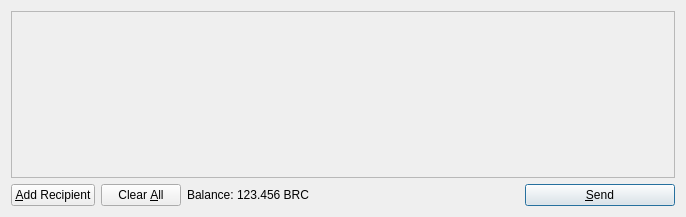
<?xml version="1.0" encoding="UTF-8"?>
<ui version="4.0">
 <class>SendCoinsDialog</class>
 <widget class="QDialog" name="SendCoinsDialog">
  <property name="geometry">
   <rect>
    <x>0</x>
    <y>0</y>
    <width>686</width>
    <height>217</height>
   </rect>
  </property>
  <property name="windowTitle">
   <string>Send Coins</string>
  </property>
  <layout class="QVBoxLayout" name="verticalLayout">
   <item>
    <widget class="QScrollArea" name="scrollArea">
     <property name="widgetResizable">
      <bool>true</bool>
     </property>
     <widget class="QWidget" name="scrollAreaWidgetContents">
      <property name="geometry">
       <rect>
        <x>0</x>
        <y>0</y>
        <width>666</width>
        <height>165</height>
       </rect>
      </property>
      <layout class="QVBoxLayout" name="verticalLayout_2">
       <property name="margin">
        <number>0</number>
       </property>
       <item>
        <layout class="QVBoxLayout" name="entries">
         <property name="spacing">
          <number>6</number>
         </property>
        </layout>
       </item>
       <item>
        <spacer name="verticalSpacer">
         <property name="orientation">
          <enum>Qt::Vertical</enum>
         </property>
         <property name="sizeHint" stdset="0">
          <size>
           <width>20</width>
           <height>40</height>
          </size>
         </property>
        </spacer>
       </item>
      </layout>
     </widget>
    </widget>
   </item>
   <item>
    <layout class="QHBoxLayout" name="horizontalLayout">
     <item>
      <widget class="QPushButton" name="addButton">
       <property name="toolTip">
        <string>Send to multiple recipients at once</string>
       </property>
       <property name="text">
        <string>&amp;Add Recipient</string>
       </property>
       <property name="icon">
        <iconset resource="../bitcoin.qrc">
         <normaloff>:/icons/add</normaloff>:/icons/add</iconset>
       </property>
       <property name="autoDefault">
        <bool>false</bool>
       </property>
      </widget>
     </item>
     <item>
      <widget class="QPushButton" name="clearButton">
       <property name="sizePolicy">
        <sizepolicy hsizetype="Minimum" vsizetype="Fixed">
         <horstretch>0</horstretch>
         <verstretch>0</verstretch>
        </sizepolicy>
       </property>
       <property name="toolTip">
        <string>Remove all transaction fields</string>
       </property>
       <property name="text">
        <string>Clear &amp;All</string>
       </property>
       <property name="icon">
        <iconset resource="../bitcoin.qrc">
         <normaloff>:/icons/remove</normaloff>:/icons/remove</iconset>
       </property>
       <property name="autoRepeatDelay">
        <number>300</number>
       </property>
       <property name="autoDefault">
        <bool>false</bool>
       </property>
      </widget>
     </item>
     <item>
      <layout class="QHBoxLayout" name="horizontalLayout_2">
       <property name="spacing">
        <number>3</number>
       </property>
       <item>
        <widget class="QLabel" name="label">
         <property name="text">
          <string>Balance:</string>
         </property>
        </widget>
       </item>
       <item>
        <widget class="QLabel" name="labelBalance">
         <property name="cursor">
          <cursorShape>IBeamCursor</cursorShape>
         </property>
         <property name="text">
          <string>123.456 BRC</string>
         </property>
         <property name="textInteractionFlags">
          <set>Qt::LinksAccessibleByMouse|Qt::TextSelectableByKeyboard|Qt::TextSelectableByMouse</set>
         </property>
        </widget>
       </item>
      </layout>
     </item>
     <item>
      <spacer name="horizontalSpacer">
       <property name="orientation">
        <enum>Qt::Horizontal</enum>
       </property>
       <property name="sizeHint" stdset="0">
        <size>
         <width>40</width>
         <height>20</height>
        </size>
       </property>
      </spacer>
     </item>
     <item>
      <widget class="QPushButton" name="sendButton">
       <property name="minimumSize">
        <size>
         <width>150</width>
         <height>0</height>
        </size>
       </property>
       <property name="toolTip">
        <string>Confirm the send action</string>
       </property>
       <property name="text">
        <string>&amp;Send</string>
       </property>
       <property name="icon">
        <iconset resource="../bitcoin.qrc">
         <normaloff>:/icons/send</normaloff>:/icons/send</iconset>
       </property>
       <property name="default">
        <bool>true</bool>
       </property>
      </widget>
     </item>
    </layout>
   </item>
  </layout>
 </widget>
 <resources>
  <include location="../bitcoin.qrc"/>
 </resources>
 <connections/>
</ui>
